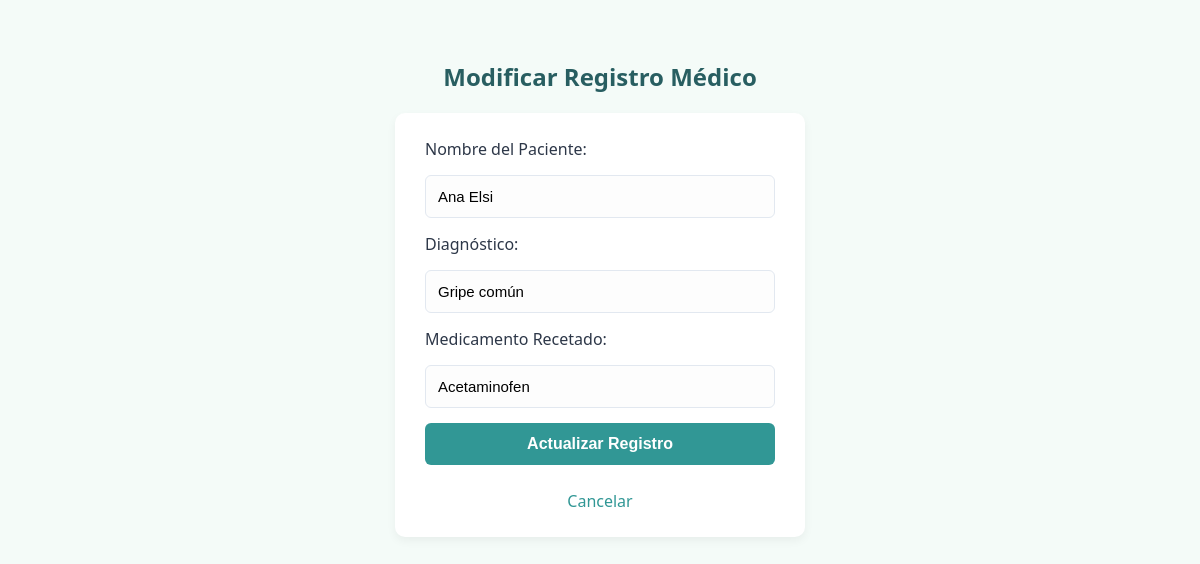
Page /editar.php?id=5 (signed in) on the committed database.
### tables this page shows
CREATE TABLE `asistencia` (
  `id` int(11) NOT NULL,
  `paciente` varchar(100) NOT NULL,
  `diagnostico` text NOT NULL,
  `medicamento` varchar(100) NOT NULL,
  `fecha` timestamp NOT NULL DEFAULT current_timestamp()
);

### editar.php (the view, shortened to what this page needs)
<?php
include 'conexion.php';
if (isset($_GET['id'])) {
    $id = $_GET['id'];
    $resultado = $conexion->query("SELECT * FROM asistencia WHERE id = $id");
    $fila = $resultado->fetch_assoc();
}
?>
<!DOCTYPE html>
<html lang="es">
<head>
    <link rel="stylesheet" href="style.css">
</head>
<body style="align-items: center;">
    <h2>Modificar Registro Médico</h2>
    <form method="POST" action="editar.php?id=<?php echo $fila['id']; ?>">
        <label>Nombre del Paciente:</label>
        <input type="text" name="txt_paciente" value="<?php echo htmlspecialchars($fila['paciente']); ?>" required>
        <label>Diagnóstico:</label>
        <input type="text" name="txt_diagnostico" value="<?php echo htmlspecialchars($fila['diagnostico']); ?>" required>
        <label>Medicamento Recetado:</label>
        <input type="text" name="txt_medicamento" value="<?php echo htmlspecialchars($fila['medicamento']); ?>" required>
        <button type="submit" name="btn_actualizar">Actualizar Registro</button>
        <a href="index.php" style="text-align: center; display: block; margin-top: 10px;">Cancelar</a>
    </form>
</body>
</html>

### style.css (style rules this page uses)
body { font-family: 'Segoe UI', Tahoma, Geneva, Verdana, sans-serif; background-color: #f4fbf8; color: #2d3748; display: flex; flex-direction: column; align-items: center; margin: 0; padding: 40px 20px; }
h2 { color: #285e61; margin-bottom: 20px; }
form { background: #ffffff; padding: 25px 30px; border-radius: 10px; box-shadow: 0 4px 10px rgba(0, 0, 0, 0.05); display: flex; flex-direction: column; gap: 15px; width: 100%; max-width: 350px; margin-bottom: 25px; }
input[type="text"], input[type="password"] { padding: 12px; border: 1px solid #e2e8f0; border-radius: 6px; font-size: 15px; outline: none; transition: all 0.3s ease; background-color: #fdfdfd; }
button { background-color: #319795; color: white; border: none; padding: 12px; border-radius: 6px; font-size: 16px; font-weight: bold; cursor: pointer; transition: background-color 0.3s; }
a { color: #319795; text-decoration: none; font-weight: 500; transition: color 0.2s; }

### rows in the picture
asistencia: txt_paciente "Ana Elsi", txt_diagnostico "Gripe común", txt_medicamento "Acetaminofen"
